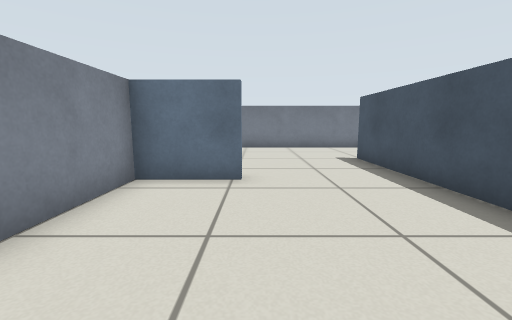
View 1 (above)

16 first-person views from a walk through a Gazebo world. The camera is 0.57 m above the floor, tilts 8° down and sees 90° across. The floor is counted in squares, 0.5 m on a side. Each view is taken from the middle of a square. On the plan, view 1 faces up. The plan holds only what a view shows up to about 12 squares ahead; the rest is blank.

View 2
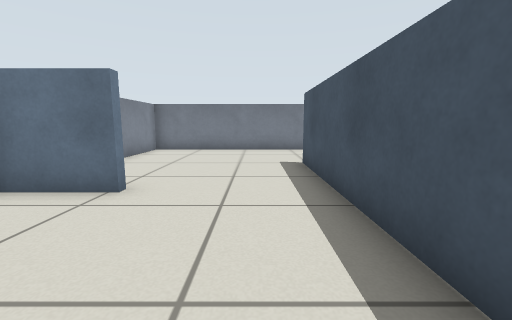

View 3
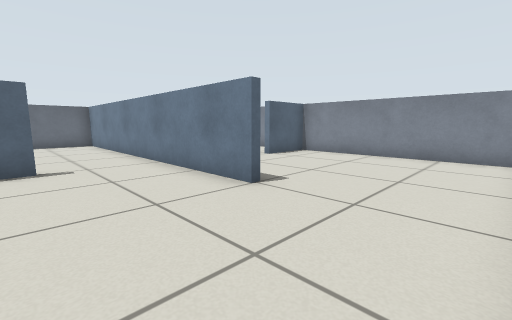

View 4
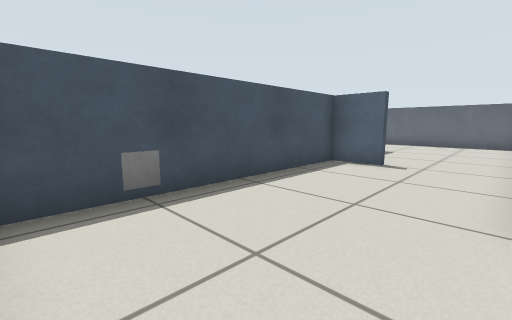

View 5
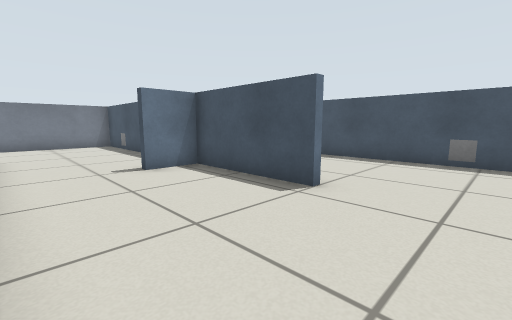

View 6
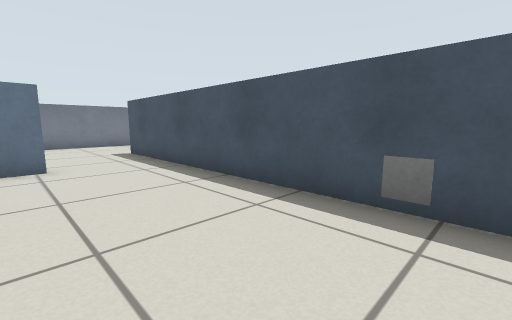

View 7
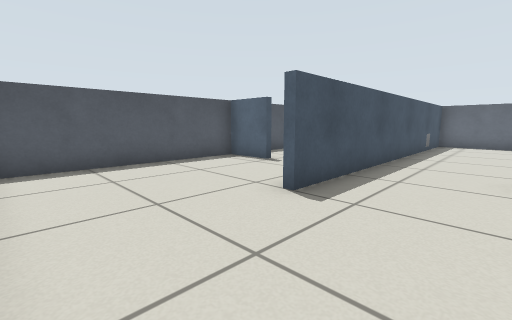

View 8
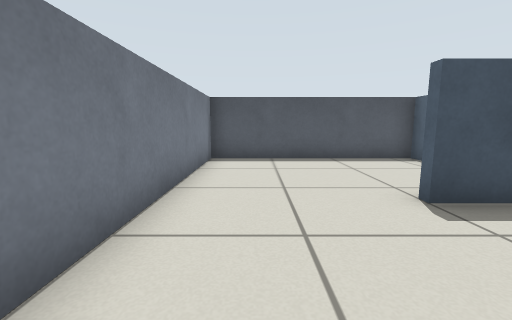

View 9
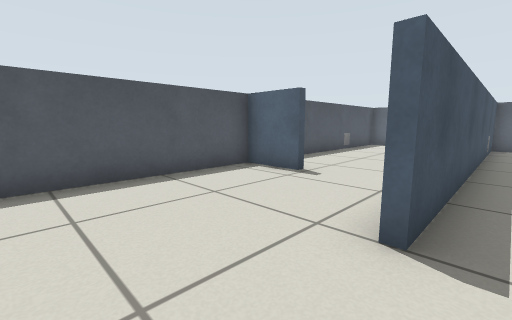

View 10
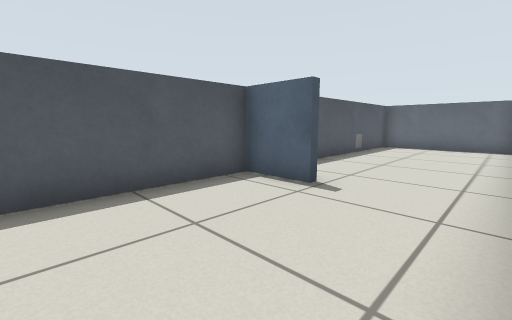

View 11
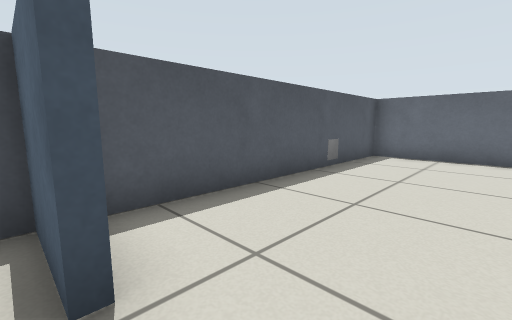

View 12
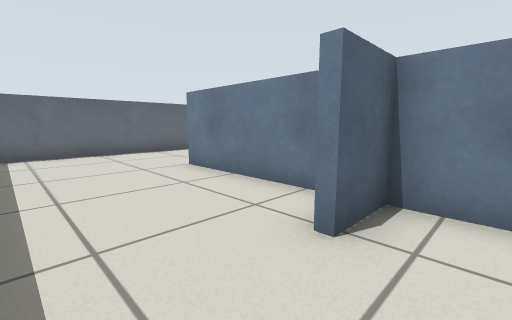

View 13
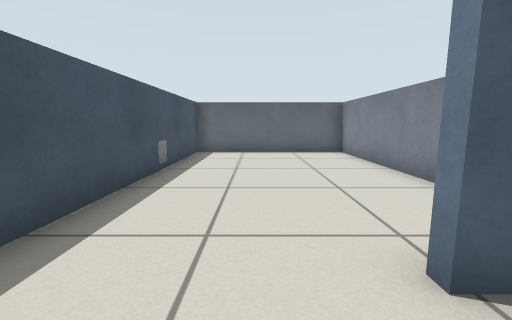

View 14
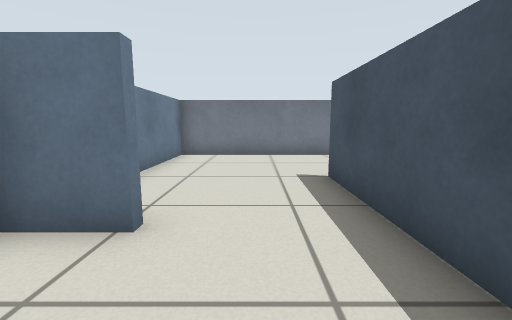

View 15
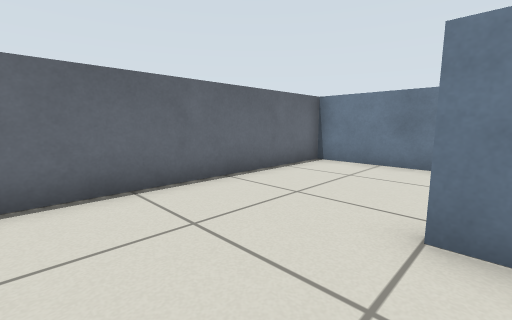

View 16
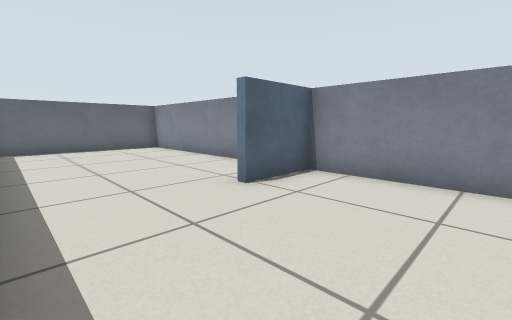

### Floor plan
Points are (right, up) in squares from view 1. A wall is a line through its corners. A room is listed if a view was taken in it or the views show most of it. See-through windows are left out.
Room 1 (views 1, 2, 3, 4, 5, 6, 7, 8, 9, 10, 11, 12, 13, 14, 15, 16)
walls: (6.4, 4.6) (8, 4.6) (8, 12.1); (8.2, 4.6) (8.2, 0.5); (8.2, 7.1) (8.2, 5.8) (9.8, 5.8); (9.8, 5.6) (8.2, 5.6); (3.6, 8.5) (3.6, -3.5) (12.6, -3.5) (12.6, 8.5); (8, 0.4) (8, 4.4) (6.5, 4.4); (-0.2, 5.2) (-2.5, 5.2) (-2.5, -3.5) (3.4, -3.5) (3.4, 8.5); (6.8, 12.5) (-2.5, 12.5) (-2.5, 5.4) (-0.2, 5.4); (15.6, 5.8) (17.5, 5.8) (17.5, 12.5) (8.2, 12.5) (8.2, 9)
ways out: opening at (14.5, 6) to room 2
Room 2 (no view inside)
walls: (12.9, -3.5) (17.5, -3.5) (17.5, 5.2)
ways out: opening at (14.5, 6) to room 1

Positions as (right, up) in squares from view 1, and headings:
1: (0, 0), facing up
2: (2, 1), facing up
3: (7, 12), facing down-left
4: (4, 12), facing down-right
5: (4, -2), facing up-right
6: (9, -2), facing up-right
7: (10, 12), facing down-right
8: (9, 11), facing right
9: (12, 11), facing down-right
10: (13, 10), facing down-right
11: (14, 6), facing down-right
12: (12, 7), facing down-left
13: (1, 7), facing down
14: (11, 3), facing up
15: (11, 1), facing down-left
16: (3, 9), facing down-left
